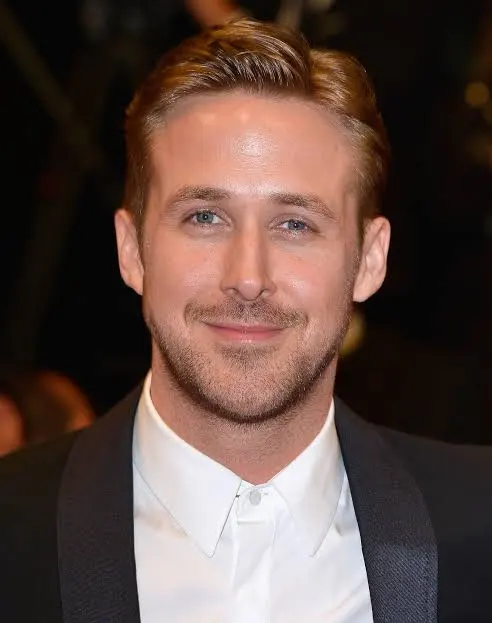
#> input picture image/images.jpg, 492 x 623 px
$ python -i spatial_ops.py   (imports and definitions only)   (older library calls are emulated)
#> lines starting #> are read from the running program, lines starting #| are printed output that depends on the picture
#> further down, picture is the input picture: shape (623, 492, 3); mean B, G, R 66.4, 73.2, 93.6
"""
Spatial & Statistical Filtering Operations
===========================================
Pure image-processing functions for Workshop 4 — no UI, no I/O.
All functions accept and return NumPy arrays.

Covers:
- Image arithmetic (add, subtract, multiply)
- Noise generation (Gaussian, Salt & Pepper)
- Spatial filtering (Average / Median)
- Edge detection (Sobel, Scharr, Laplacian, Roberts, Prewitt)
- Error metric (MSE)
"""

from __future__ import annotations

import cv2
import numpy as np


# ---------------------------------------------------------------------------
# Image Arithmetic
# ---------------------------------------------------------------------------

# [137 lines left out: functions image_add, image_subtract, image_multiply, add_gaussian_noise, add_salt_pepper_noise, apply_average_filter and 2 more, not called in this run]


# ---------------------------------------------------------------------------
# Edge Detection
# ---------------------------------------------------------------------------

def edge_sobel(image: np.ndarray) -> np.ndarray:
    """Sobel edge detection via OpenCV.

    Computes gradient magnitude from X and Y Sobel derivatives.

    Parameters
    ----------
    image : np.ndarray
        Grayscale uint8 image.
    """
    gray = _ensure_gray(image)
#> in _ensure_gray, `return cv2.cvtColor(image, cv2.COLOR_BGR2GRAY)`:
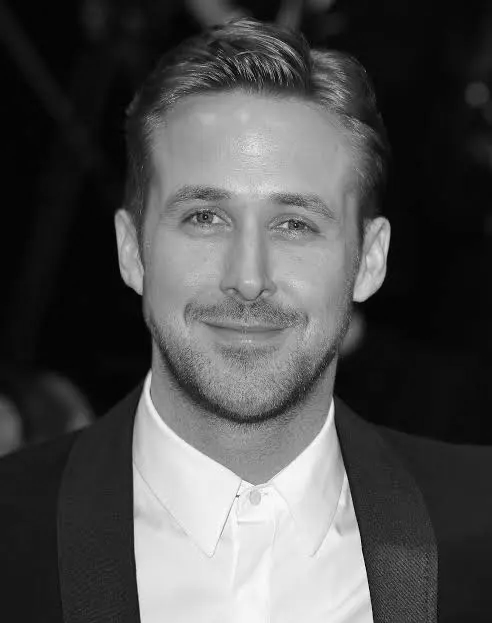
#> returned value: shape (623, 492); min 0, max 255, mean 78.5
    gx = cv2.Sobel(gray, cv2.CV_64F, 1, 0, ksize=3)
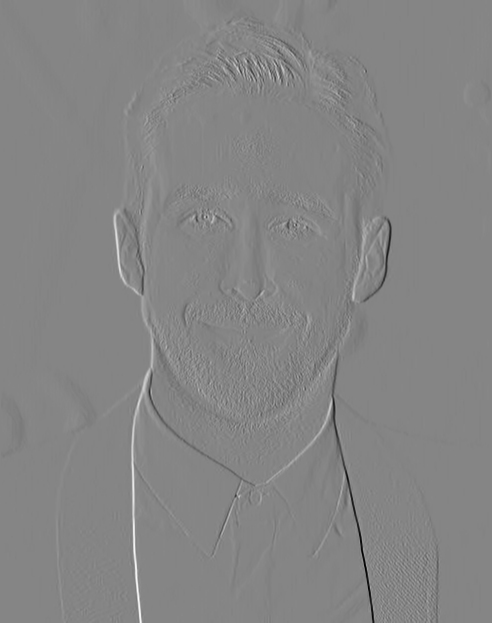
#> gx: shape (623, 492) float64; min -865, max 793, mean 0; drawn with min black and max white
    gy = cv2.Sobel(gray, cv2.CV_64F, 0, 1, ksize=3)
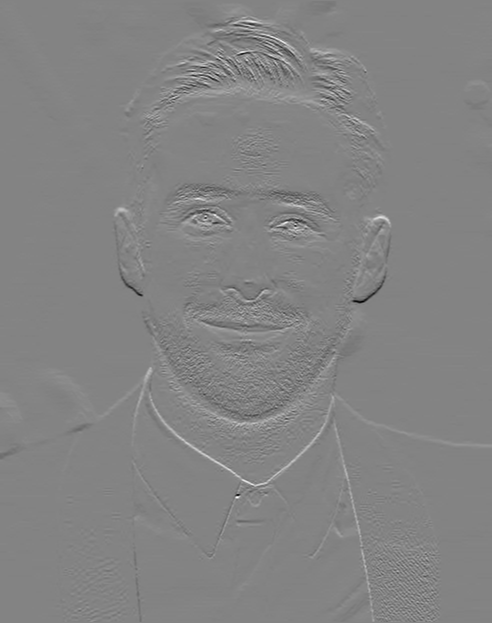
#> gy: shape (623, 492) float64; min -564, max 529, mean 1.4; drawn with min black and max white
    magnitude = np.sqrt(gx ** 2 + gy ** 2)
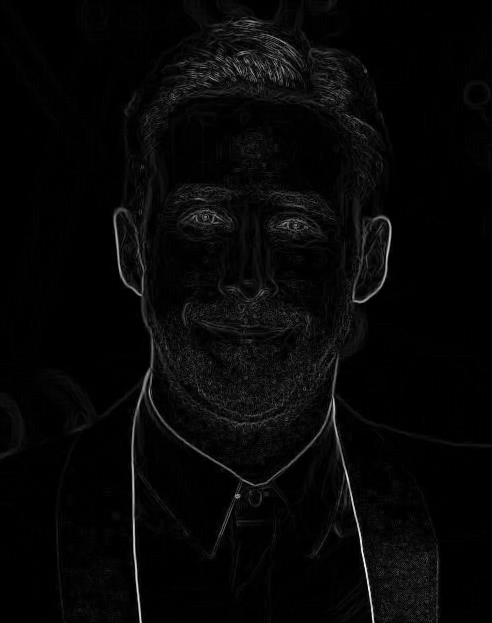
#> magnitude: shape (623, 492) float64; min 0, max 879.4, mean 24.6; drawn with min black and max white
    return cv2.normalize(magnitude, None, 0, 255, cv2.NORM_MINMAX).astype(np.uint8)


# [62 lines left out: functions edge_scharr, edge_laplacian, edge_roberts, edge_prewitt, not called in this run]


# ---------------------------------------------------------------------------
# Helpers
# ---------------------------------------------------------------------------

def _ensure_gray(image: np.ndarray) -> np.ndarray:
    """Convert to grayscale if the image has 3+ channels."""
    if image.ndim == 3:
        return cv2.cvtColor(image, cv2.COLOR_BGR2GRAY)
    return image

>>> import cv2
>>> picture = cv2.imread('../image/images.jpg')
>>> result = edge_sobel(picture)
